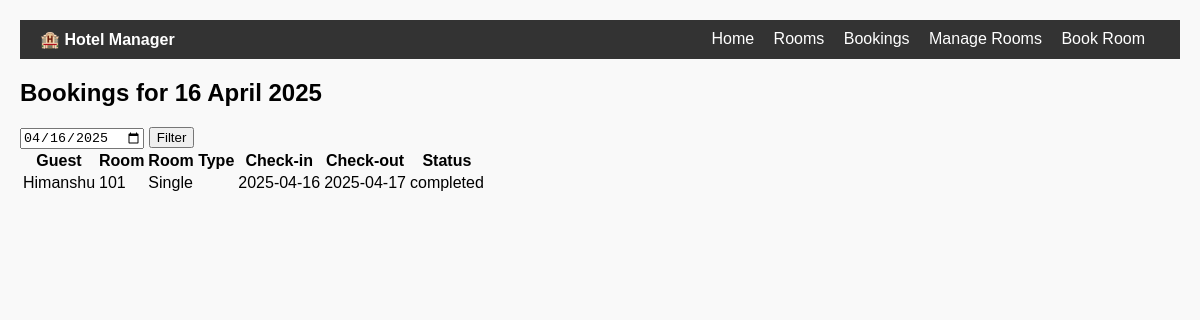
Screenshot of /bookings with the database file from the repository.
### models.py (models this page shows)
class Booking(db.Model):
    id = db.Column(db.Integer, primary_key=True)
    guest_name = db.Column(db.String(100), nullable=False)
    room_id = db.Column(db.Integer, db.ForeignKey('room.id'), nullable=False)
    check_in_date = db.Column(db.Date, nullable=False)
    check_out_date = db.Column(db.Date, nullable=False)
    status = db.Column(db.String(20), default='booked')  # booked, occupied, completed
    room = db.relationship('Room', backref='bookings')

class Room(db.Model):
    id = db.Column(db.Integer, primary_key=True)
    room_number = db.Column(db.String(10), unique=True, nullable=False)
    room_type = db.Column(db.String(20), nullable=False)

### app.py (the view)
@app.route('/bookings')
def view_bookings():
    selected_date = request.args.get('date')
    if selected_date:
        date_obj = datetime.strptime(selected_date, '%Y-%m-%d').date()
    else:
        date_obj = date.today()
    bookings = Booking.query.filter(
        Booking.check_in_date <= date_obj,
        Booking.check_out_date >= date_obj
    ).all()
    return render_template('bookings.html', bookings=bookings, selected_date=date_obj)

### templates/bookings.html (shortened to what this page needs)
<!DOCTYPE html>
<html>
<head>
    <link rel="stylesheet" href="{{ url_for('static', filename='style.css') }}">
</head>
<body>
    <div class="navbar">
        <div><strong>🏨 Hotel Manager</strong></div>
        <div>
            <a href="{{ url_for('index') }}">Home</a>
            <a href="{{ url_for('rooms') }}">Rooms</a>
            <a href="{{ url_for('view_bookings') }}">Bookings</a>
            <a href="{{ url_for('manage_rooms') }}">Manage Rooms</a>
            <a href="{{ url_for('book') }}">Book Room</a>
        </div>
    </div>
    <h2>Bookings for {{ selected_date.strftime('%d %B %Y') }}</h2>
    <form method="get">
        <input type="date" name="date" value="{{ selected_date }}">
        <button type="submit">Filter</button>
    </form>
    <table>
        <tr>
            <th>Guest</th>
            <th>Room</th>
            <th>Room Type</th>
            <th>Check-in</th>
            <th>Check-out</th>
            <th>Status</th>
        </tr>
        {% for b in bookings %}
        <tr>
            <td>{{ b.guest_name }}</td>
            <td>{{ b.room.room_number }}</td>
            <td>{{ b.room.room_type }}</td>
            <td>{{ b.check_in_date }}</td>
            <td>{{ b.check_out_date }}</td>
            <td>{{ b.status }}</td>
        </tr>
        {% endfor %}
    </table>
</body>
</html>

### static/style.css (style rules this page uses)
body { font-family: Arial, sans-serif; margin: 0; padding: 20px; background: #f9f9f9; }
body { font-family: sans-serif; padding: 20px; margin: 0; }
.navbar { background: #333; padding: 10px 20px; color: white; display: flex; justify-content: space-between; }
.navbar a { color: white; text-decoration: none; margin-right: 15px; }

### rows the page displays
Booking: strftime "16 April 2025", guest_name "Himanshu", room.room_number "101", room.room_type "Single", check_in_date "2025-04-16", check_out_date "2025-04-17", status "completed"
